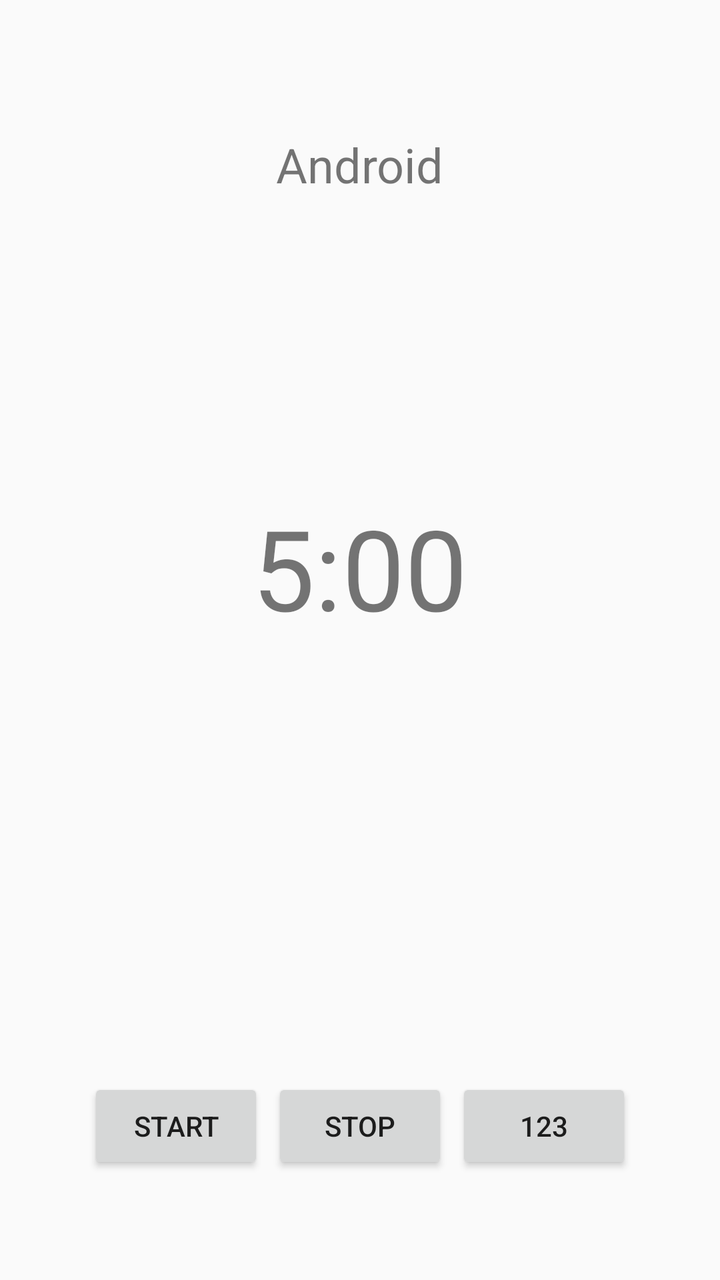
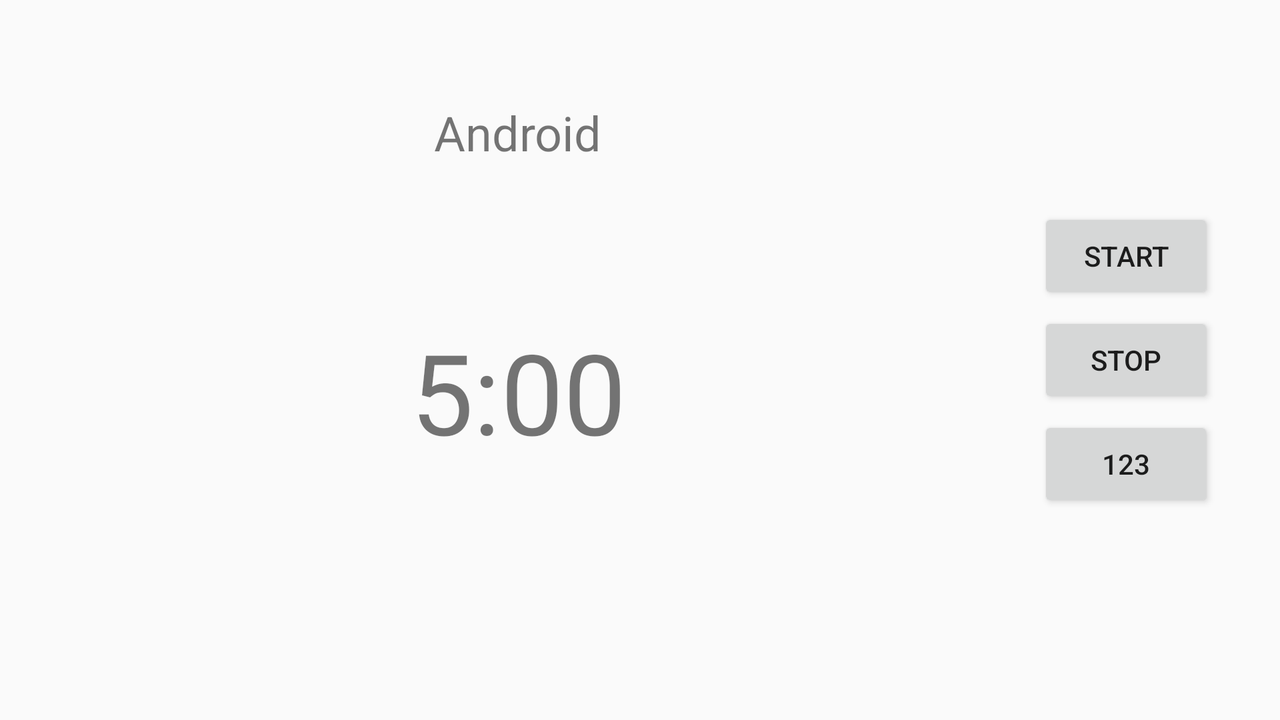

First picture: res/layout/ on a phone held upright. Second picture: the repository's own variant of that layout, on a device whose configuration matches the variant's folder. Source for both follows.
<!-- AndroidManifest.xml: application theme AppTheme -->
<!-- res/layout/activity_break.xml -->
<?xml version="1.0" encoding="utf-8"?>

<LinearLayout
    xmlns:android="http://schemas.android.com/apk/res/android"
    xmlns:tools="http://schemas.android.com/tools"
    android:layout_width="match_parent"
    android:layout_height="match_parent"
    android:orientation="vertical"
    android:padding="16dp"
    tools:context="com.hfad.simplefocus.BreakActivity">

    <LinearLayout
        android:orientation="vertical"
        android:layout_weight="4"
        android:layout_height="0dp"
        android:layout_width="match_parent"
        android:gravity="center_horizontal">
        <TextView
            android:padding="2dp"
            android:layout_marginTop="48dp"
            android:id="@+id/tvName"
            android:text="Android"
            android:textSize="24sp"
            android:layout_width="wrap_content"
            android:layout_height="wrap_content" />
        <TextView
            android:padding="2dp"
            android:layout_marginTop="144dp"
            android:id="@+id/timerBreak"
            android:text="5:00"
            android:textSize="56sp"
            android:layout_width="wrap_content"
            android:layout_height="wrap_content" />
    </LinearLayout>

    <LinearLayout
        android:layout_weight="1"
        android:layout_height="0dp"
        android:layout_width="match_parent"
        android:gravity="center_horizontal|center_vertical">
        <Button
            android:layout_marginLeft="2dp"
            android:layout_marginRight="2dp"
            android:id="@+id/btnStartBreak"
            android:text="@string/btnStart"
            android:layout_width="wrap_content"
            android:layout_height="wrap_content" />
        <Button
            android:layout_marginLeft="2dp"
            android:layout_marginRight="2dp"
            android:id="@+id/btnStopBreak"
            android:text="@string/btnStop"
            android:layout_width="wrap_content"
            android:layout_height="wrap_content" />
        <Button
            android:layout_marginLeft="2dp"
            android:layout_marginRight="2dp"
            android:id="@+id/btnTestBreak"
            android:layout_width="wrap_content"
            android:layout_height="wrap_content"
            android:text="123"/>
    </LinearLayout>

</LinearLayout>
<!-- resources referenced by this layout -->
<resources>
  <string name="btnStart">Start</string>
  <string name="btnStop">Stop</string>
  <style name="AppTheme" parent="android:Theme.Material.Light.NoActionBar">
          
          <item name="colorPrimary">@color/colorPrimary</item>
          <item name="colorPrimaryDark">@color/colorPrimaryDark</item>
          <item name="colorAccent">@color/colorAccent</item>
      </style>
  <color name="colorPrimary">#3F51B5</color>
  <color name="colorPrimaryDark">#303F9F</color>
  <color name="colorAccent">#FF4081</color>
</resources>
<!-- res/layout-land/activity_break.xml (the repository's variant of the layout above) -->
<!-- drawn on the phone turned sideways -->
<?xml version="1.0" encoding="utf-8"?>
<LinearLayout
    xmlns:android="http://schemas.android.com/apk/res/android"
    xmlns:tools="http://schemas.android.com/tools"
    android:layout_width="match_parent"
    android:layout_height="match_parent"
    android:padding="16dp"
    tools:context="com.hfad.simplefocus.BreakActivity">

    <LinearLayout
        android:orientation="vertical"
        android:layout_weight="4"
        android:layout_height="match_parent"
        android:layout_width="0dp"
        android:gravity="center_horizontal">
        <TextView
            android:padding="2dp"
            android:layout_marginTop="32dp"
            android:id="@+id/tvName"
            android:text="Android"
            android:textSize="24sp"
            android:layout_width="wrap_content"
            android:layout_height="wrap_content" />
        <TextView
            android:padding="2dp"
            android:layout_marginTop="72dp"
            android:id="@+id/timerBreak"
            android:text="5:00"
            android:textSize="56sp"
            android:layout_width="wrap_content"
            android:layout_height="wrap_content" />
    </LinearLayout>

    <LinearLayout
        android:layout_weight="1"
        android:layout_height="match_parent"
        android:layout_width="0dp"
        android:gravity="center_horizontal|center_vertical"
        android:orientation="vertical">
        <Button
            android:layout_marginTop="2dp"
            android:layout_marginBottom="2dp"
            android:id="@+id/btnStartBreak"
            android:text="@string/btnStart"
            android:layout_width="wrap_content"
            android:layout_height="wrap_content" />
        <Button
            android:layout_marginTop="2dp"
            android:layout_marginBottom="2dp"
            android:id="@+id/btnStopBreak"
            android:text="@string/btnStop"
            android:layout_width="wrap_content"
            android:layout_height="wrap_content" />
        <Button
            android:layout_marginTop="2dp"
            android:layout_marginBottom="2dp"
            android:id="@+id/btnTestBreak"
            android:layout_width="wrap_content"
            android:layout_height="wrap_content"
            android:text="123"/>
    </LinearLayout>

</LinearLayout>
